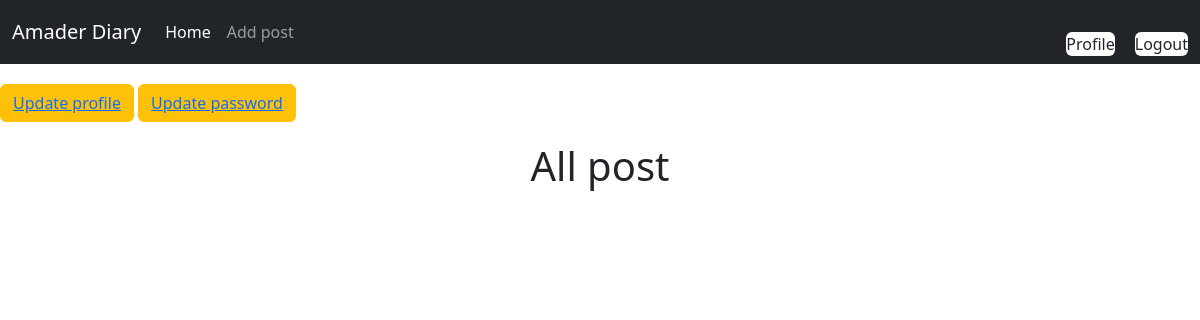
The app's page /author/profile/ (signed in), older data.
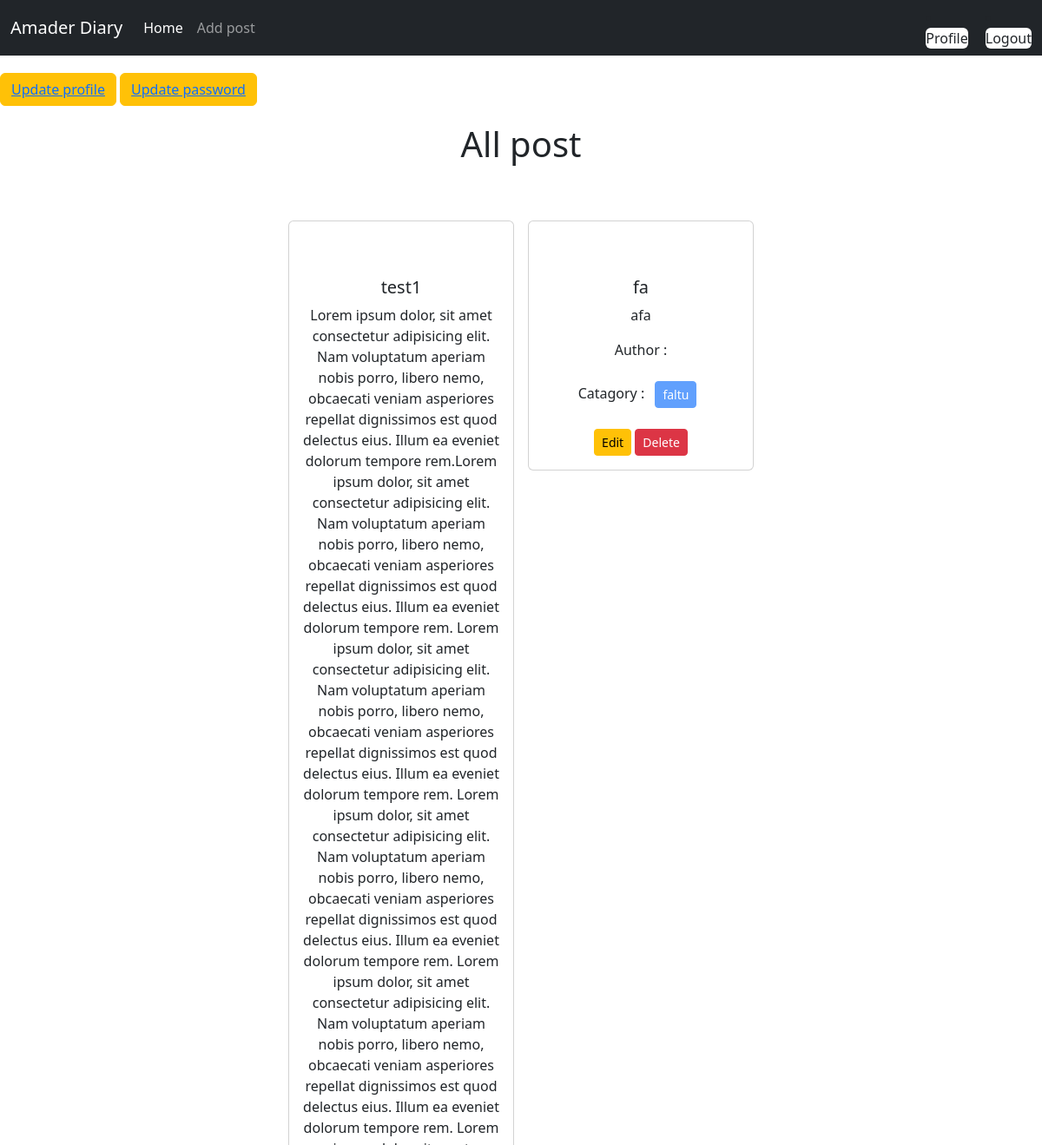
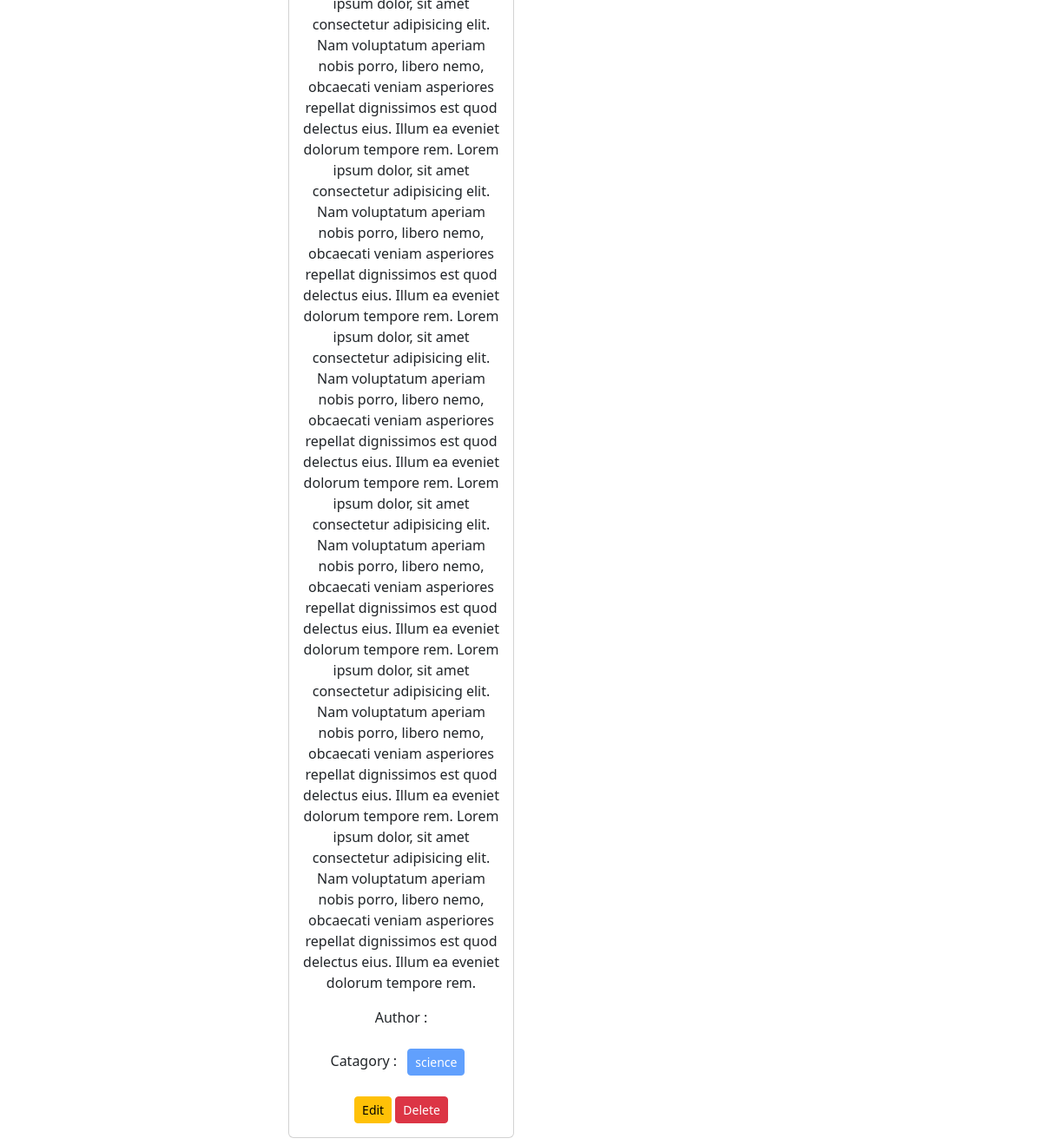
The same page, newer data (2 pictures, top to bottom).
### posts/models.py (models this page shows, shortened)
class post(models.Model):
    title = models.CharField(max_length=50)
    content = models.TextField()
    catagory = models.ManyToManyField(Catagory)
    author = models.ForeignKey(User,on_delete=models.CASCADE)
    image= models.ImageField(upload_to='posts/media/uploads/',blank=True,null=True)

### catagories/models.py (models this page shows, shortened)
class Catagory(models.Model):
    name = models.CharField(max_length=100)
    slug = models.SlugField(max_length=100,unique=True,null=True,blank=True)

### author/views.py (the view)
# urls.py: path('profile/', views.profile,name='profilepage'),
@login_required
def profile(request):
    data = post.objects.filter(author = request.user)
    return render(request,'./profile.html',{'data':data})

### author/templates/profile.html
{% extends 'base.html' %}
{% load crispy_forms_tags %}
{% block content %}
<div style="margin-top: 20px;">
    <button  type="submit" class="btn btn-warning" ><a href="{% url 'edit_profile' %}">Update profile</a></button>
    <button  type="submit" class="btn btn-warning" ><a href="{% url 'pass_change' %}">Update password</a></button>
</div>
<div style="margin-top: 20px; text-align: center; ">
    <h1>All post</h1>
    <div class="d-flex flex-wrap justify-content-center px-5 pt-5">
        {% for Data in data %}
        <div class="col-sm-3">
            <div class="card m-2 pt-5">
              <div class="card-body">
                <h5 class="card-title">{{Data.title}}</h5>
                <p class="card-text">{{Data.content}}</p>
                <p>Author : {{Data.author.first_name}} {{Data.author.last_name}}</p>
                <p>Catagory :
                {% for cat in Data.catagory.all %}
                <button class="btn btn-primary btn-sm m-2" disabled >{{cat.name}} </button>
                {% endfor %}
                </p>
                <a href="{% url 'edit_post' Data.id %}" class="btn btn-warning btn-sm">Edit</a>
                <a href="{% url 'delete_post' Data.id  %}" class="btn btn-danger btn-sm">Delete</a>
              </div>
            </div>
          </div>
        {% endfor %}
          </div>
</div>
{% endblock  %}

Row changes from the older to the newer data that the page shows:
added post: title "test1", content "Lorem ipsum dolor, sit amet consectetur adipisicing elit. Nam voluptatum aperiam nobis porro, libero nemo, obcaecati veniam asperiores repellat dignissimos est quod delectus eius. Illum ea eveniet dolorum tempore rem.Lorem ipsum dolor, sit amet consectetur adipisicing elit. Nam voluptatum aperiam nobis porro, libero nemo, obcaecati veniam asperiores repellat dignissimos est quod delectus eius. Illum ea eveniet dolorum tempore rem. Lorem ipsum dolor, sit amet consectetur adipisicing elit. Nam voluptatum aperiam nobis porro, libero nemo, obcaecati veniam asperiores repellat dignissimos est quod delectus eius. Illum ea eveniet dolorum tempore rem. Lorem ipsum dolor, sit amet consectetur…"
now on this page (row unchanged): Catagory: name "science", shown under "test1"
added post: title "fa", content "afa"
now on this page (row unchanged): Catagory: name "faltu", shown under "fa"
